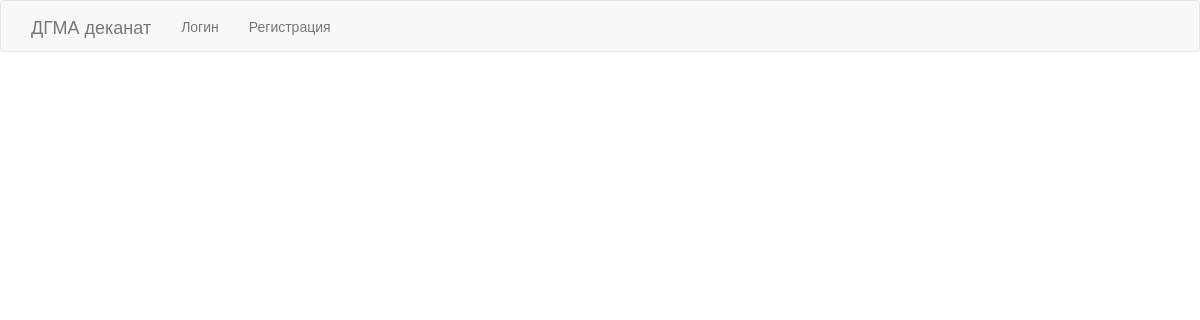
Page /professors/4 on the earlier database version.
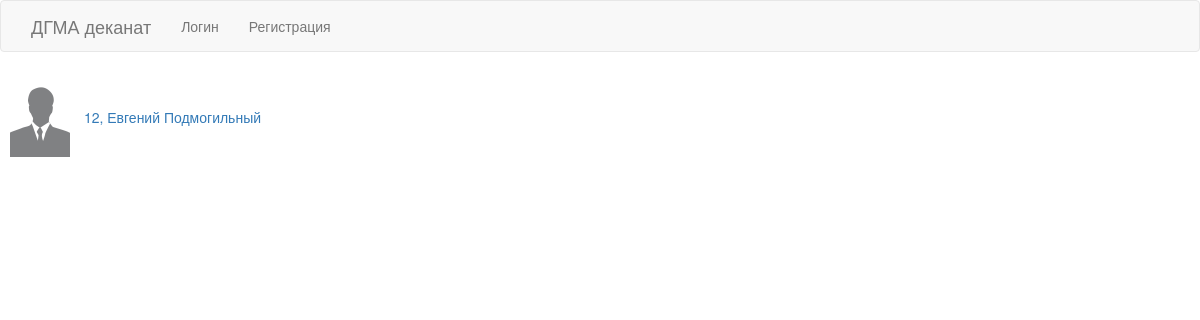
Same page on the later database version.
### models/professor.py (models this page shows, shortened)
class Professor(db.Model):
    id = db.Column(db.Integer, primary_key=True, autoincrement=True)
    user_id = db.Column(db.Integer, ForeignKey('user.id'))
    user = relationship("User")
    cathedra_id = db.Column(db.Integer, ForeignKey('cathedra.id'))
    cathedra = relationship("Cathedra")
    post = db.Column(db.String(50))
    academic_degree = db.Column(db.String(50))
    rank = db.Column(db.String(50))
    photo = db.Column(db.String(100))

### models/user.py (models this page shows, shortened)
class User(db.Model):
    id = db.Column(db.Integer, primary_key=True, autoincrement=True)
    name = db.Column(db.String(50))
    second_name = db.Column(db.String(50))
    middle_name = db.Column(db.String(50))
    password = db.Column(db.String(50))
    email = db.Column(db.String(50), unique=True, index=True)
    birthday = db.Column(db.Date)

### blueprints/facility.py (the view)
@facility.route('/professors/<int:id>')
def professors(id):
    professors = Professor.query.filter_by(cathedra_id=id).all()
    return render_template('facility/professors/professors.html', professors=professors)

### templates/facility/professors/professors.html (shortened to what this page needs)
{% extends "layout.html" %}
{% block content %}
<div id="page">
    <div>
        {% for professor in professors %}
        <div>
            {% if professor.photo %}
                <img src="{{  url_for('static', filename=professor.photo) }}">
            {% else %}
                <img src="{{ url_for('static', filename='photos/no-profile-img.gif') }}">
            {% endif %}
            <a href="{{ url_for('professor_page.personal_guest_page', id=professor.id) }}">
            {{professor.rank}}, {{ professor.user.name }} {{ professor.user.second_name }}
            </a>
        </div>
        {% endfor %}
    </div>
</div>
{% endblock %}

Differences in the rows shown:
added Professor: rank "12", user.name "Евгений", user.second_name "Подмогильный"
